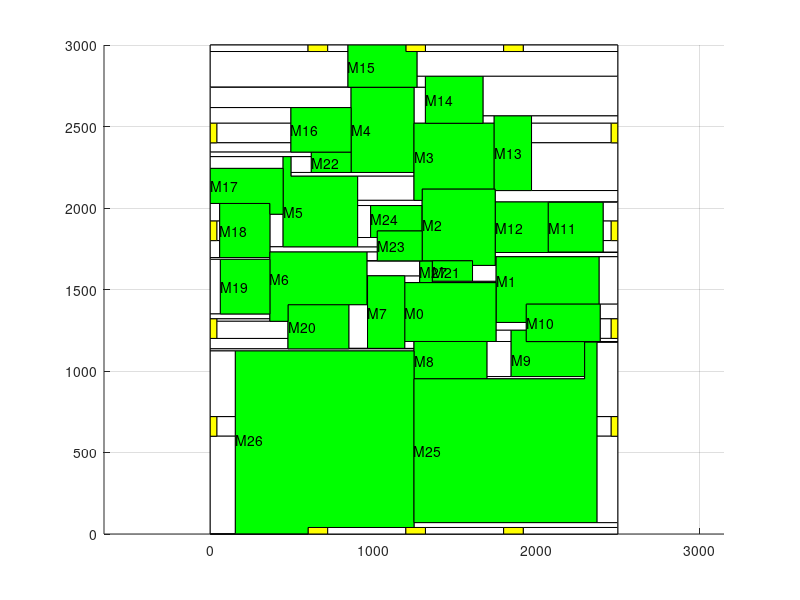

This figure's MATLAB source:
axis equal;
hold on;
grid on;
block_x=[0 0 2500 2500 0];
block_y=[0 3000 3000 0 0];
fill(block_x, block_y, 'c');
block_x=[0 0 600 600 0];
block_y=[2960 3000 3000 2960 2960];
fill(block_x, block_y, 'w');
block_x=[720 720 845 845 720];
block_y=[2960 3000 3000 2960 2960];
fill(block_x, block_y, 'w');
block_x=[1320 1320 1800 1800 1320];
block_y=[2960 3000 3000 2960 2960];
fill(block_x, block_y, 'w');
block_x=[1920 1920 2500 2500 1920];
block_y=[2960 3000 3000 2960 2960];
fill(block_x, block_y, 'w');
block_x=[0 0 845 845 0];
block_y=[2741 2960 2960 2741 2741];
fill(block_x, block_y, 'w');
block_x=[1268 1268 2500 2500 1268];
block_y=[2808 2960 2960 2808 2808];
fill(block_x, block_y, 'w');
block_x=[0 0 1320 1320 0];
block_y=[2740 2741 2741 2740 2740];
fill(block_x, block_y, 'w');
block_x=[1673 1673 2500 2500 1673];
block_y=[2565 2808 2808 2565 2565];
fill(block_x, block_y, 'w');
block_x=[1268 1268 1320 1320 1268];
block_y=[2741 2808 2808 2741 2741];
fill(block_x, block_y, 'w');
block_x=[0 0 864 864 0];
block_y=[2616 2740 2740 2616 2616];
fill(block_x, block_y, 'w');
block_x=[1250 1250 1320 1320 1250];
block_y=[2520 2740 2740 2520 2520];
fill(block_x, block_y, 'w');
block_x=[1673 1673 1742 1742 1673];
block_y=[2520 2565 2565 2520 2520];
fill(block_x, block_y, 'w');
block_x=[1971 1971 2500 2500 1971];
block_y=[2520 2565 2565 2520 2520];
fill(block_x, block_y, 'w');
block_x=[0 0 495 495 0];
block_y=[2520 2616 2616 2520 2520];
fill(block_x, block_y, 'w');
block_x=[1971 1971 2460 2460 1971];
block_y=[2400 2520 2520 2400 2400];
fill(block_x, block_y, 'w');
block_x=[40 40 495 495 40];
block_y=[2400 2520 2520 2400 2400];
fill(block_x, block_y, 'w');
block_x=[0 0 495 495 0];
block_y=[2343 2400 2400 2343 2343];
fill(block_x, block_y, 'w');
block_x=[0 0 620 620 0];
block_y=[2315 2343 2343 2315 2315];
fill(block_x, block_y, 'w');
block_x=[0 0 447 447 0];
block_y=[2243 2315 2315 2243 2243];
fill(block_x, block_y, 'w');
block_x=[495 495 620 620 495];
block_y=[2218 2315 2315 2218 2218];
fill(block_x, block_y, 'w');
block_x=[495 495 1250 1250 495];
block_y=[2195 2218 2218 2195 2195];
fill(block_x, block_y, 'w');
block_x=[0 0 58 58 0];
block_y=[1920 2028 2028 1920 1920];
fill(block_x, block_y, 'w');
block_x=[904 904 1250 1250 904];
block_y=[2047 2195 2195 2047 2047];
fill(block_x, block_y, 'w');
block_x=[1971 1971 2500 2500 1971];
block_y=[2107 2400 2400 2107 2107];
fill(block_x, block_y, 'w');
block_x=[40 40 58 58 40];
block_y=[1800 1920 1920 1800 1800];
fill(block_x, block_y, 'w');
block_x=[366 366 447 447 366];
block_y=[1762 1962 1962 1762 1762];
fill(block_x, block_y, 'w');
block_x=[904 904 1300 1300 904];
block_y=[2015 2047 2047 2015 2015];
fill(block_x, block_y, 'w');
block_x=[1748 1748 2500 2500 1748];
block_y=[2037 2107 2107 2037 2037];
fill(block_x, block_y, 'w');
block_x=[0 0 58 58 0];
block_y=[1696 1800 1800 1696 1696];
fill(block_x, block_y, 'w');
block_x=[366 366 1025 1025 366];
block_y=[1730 1762 1762 1730 1730];
fill(block_x, block_y, 'w');
block_x=[904 904 984 984 904];
block_y=[1819 2015 2015 1819 1819];
fill(block_x, block_y, 'w');
block_x=[1298 1298 1300 1300 1298];
block_y=[1859 2015 2015 1859 1859];
fill(block_x, block_y, 'w');
block_x=[2074 2074 2500 2500 2074];
block_y=[2035 2037 2037 2035 2035];
fill(block_x, block_y, 'w');
block_x=[0 0 366 366 0];
block_y=[1685 1696 1696 1685 1685];
fill(block_x, block_y, 'w');
block_x=[961 961 1025 1025 961];
block_y=[1676 1730 1730 1676 1676];
fill(block_x, block_y, 'w');
block_x=[904 904 1025 1025 904];
block_y=[1762 1819 1819 1762 1762];
fill(block_x, block_y, 'w');
block_x=[1748 1748 2500 2500 1748];
block_y=[1701 1727 1727 1701 1701];
fill(block_x, block_y, 'w');
block_x=[2410 2410 2500 2500 2410];
block_y=[1920 2035 2035 1920 1920];
fill(block_x, block_y, 'w');
block_x=[0 0 62 62 0];
block_y=[1350 1685 1685 1350 1350];
fill(block_x, block_y, 'w');
block_x=[961 961 1362 1362 961];
block_y=[1674 1676 1676 1674 1674];
fill(block_x, block_y, 'w');
block_x=[1748 1748 1754 1754 1748];
block_y=[1648 1701 1701 1648 1648];
fill(block_x, block_y, 'w');
block_x=[2385 2385 2500 2500 2385];
block_y=[1410 1701 1701 1410 1410];
fill(block_x, block_y, 'w');
block_x=[2074 2074 2500 2500 2074];
block_y=[1727 1730 1730 1727 1727];
fill(block_x, block_y, 'w');
block_x=[2410 2410 2460 2460 2410];
block_y=[1800 1920 1920 1800 1800];
fill(block_x, block_y, 'w');
block_x=[0 0 366 366 0];
block_y=[1320 1350 1350 1320 1320];
fill(block_x, block_y, 'w');
block_x=[850 850 965 965 850];
block_y=[1139 1407 1407 1139 1139];
fill(block_x, block_y, 'w');
block_x=[1193 1193 1285 1285 1193];
block_y=[1543 1584 1584 1543 1543];
fill(block_x, block_y, 'w');
block_x=[961 961 1285 1285 961];
block_y=[1584 1674 1674 1584 1584];
fill(block_x, block_y, 'w');
block_x=[1362 1362 1754 1754 1362];
block_y=[1543 1551 1551 1543 1543];
fill(block_x, block_y, 'w');
block_x=[1609 1609 1754 1754 1609];
block_y=[1551 1648 1648 1551 1551];
fill(block_x, block_y, 'w');
block_x=[2392 2392 2500 2500 2392];
block_y=[1320 1410 1410 1320 1320];
fill(block_x, block_y, 'w');
block_x=[2410 2410 2500 2500 2410];
block_y=[1730 1800 1800 1730 1730];
fill(block_x, block_y, 'w');
block_x=[40 40 366 366 40];
block_y=[1305 1320 1320 1305 1305];
fill(block_x, block_y, 'w');
block_x=[850 850 1250 1250 850];
block_y=[1136 1139 1139 1136 1136];
fill(block_x, block_y, 'w');
block_x=[1697 1697 1846 1846 1697];
block_y=[966 1181 1181 966 966];
fill(block_x, block_y, 'w');
block_x=[1193 1193 1754 1754 1193];
block_y=[1542 1543 1543 1542 1542];
fill(block_x, block_y, 'w');
block_x=[961 961 965 965 961];
block_y=[1407 1584 1584 1407 1407];
fill(block_x, block_y, 'w');
block_x=[1939 1939 2500 2500 1939];
block_y=[1180 1181 1181 1180 1180];
fill(block_x, block_y, 'w');
block_x=[2392 2392 2460 2460 2392];
block_y=[1200 1320 1320 1200 1200];
fill(block_x, block_y, 'w');
block_x=[0 0 477 477 0];
block_y=[1136 1200 1200 1136 1136];
fill(block_x, block_y, 'w');
block_x=[40 40 477 477 40];
block_y=[1200 1305 1305 1200 1200];
fill(block_x, block_y, 'w');
block_x=[2372 2372 2500 2500 2372];
block_y=[720 1177 1177 720 720];
fill(block_x, block_y, 'w');
block_x=[1697 1697 2297 2297 1697];
block_y=[952 966 966 952 952];
fill(block_x, block_y, 'w');
block_x=[2297 2297 2500 2500 2297];
block_y=[1177 1180 1180 1177 1177];
fill(block_x, block_y, 'w');
block_x=[1753 1753 1754 1754 1753];
block_y=[1298 1542 1542 1298 1298];
fill(block_x, block_y, 'w');
block_x=[2392 2392 2500 2500 2392];
block_y=[1181 1200 1200 1181 1181];
fill(block_x, block_y, 'w');
block_x=[0 0 1250 1250 0];
block_y=[1123 1136 1136 1123 1123];
fill(block_x, block_y, 'w');
block_x=[1250 1250 2500 2500 1250];
block_y=[40 70 70 40 40];
fill(block_x, block_y, 'w');
block_x=[2372 2372 2460 2460 2372];
block_y=[600 720 720 600 600];
fill(block_x, block_y, 'w');
block_x=[1193 1193 1250 1250 1193];
block_y=[1139 1181 1181 1139 1139];
fill(block_x, block_y, 'w');
block_x=[1753 1753 1939 1939 1753];
block_y=[1250 1298 1298 1250 1250];
fill(block_x, block_y, 'w');
block_x=[0 0 154 154 0];
block_y=[720 1123 1123 720 720];
fill(block_x, block_y, 'w');
block_x=[2372 2372 2500 2500 2372];
block_y=[70 600 600 70 70];
fill(block_x, block_y, 'w');
block_x=[1753 1753 1846 1846 1753];
block_y=[1181 1250 1250 1181 1181];
fill(block_x, block_y, 'w');
block_x=[40 40 154 154 40];
block_y=[600 720 720 600 600];
fill(block_x, block_y, 'w');
block_x=[720 720 1200 1200 720];
block_y=[0 40 40 0 0];
fill(block_x, block_y, 'w');
block_x=[1320 1320 1800 1800 1320];
block_y=[0 40 40 0 0];
fill(block_x, block_y, 'w');
block_x=[1920 1920 2500 2500 1920];
block_y=[0 40 40 0 0];
fill(block_x, block_y, 'w');
block_x=[0 0 154 154 0];
block_y=[1 600 600 1 1];
fill(block_x, block_y, 'w');
block_x=[0 0 600 600 0];
block_y=[0 1 1 0 0];
fill(block_x, block_y, 'w');
block_x=[600 600 720 720 600];
block_y=[0 40 40 0 0];
fill(block_x, block_y, 'y');
block_x=[1200 1200 1320 1320 1200];
block_y=[0 40 40 0 0];
fill(block_x, block_y, 'y');
block_x=[1800 1800 1920 1920 1800];
block_y=[0 40 40 0 0];
fill(block_x, block_y, 'y');
block_x=[2460 2460 2500 2500 2460];
block_y=[600 720 720 600 600];
fill(block_x, block_y, 'y');
block_x=[2460 2460 2500 2500 2460];
block_y=[1200 1320 1320 1200 1200];
fill(block_x, block_y, 'y');
block_x=[2460 2460 2500 2500 2460];
block_y=[1800 1920 1920 1800 1800];
fill(block_x, block_y, 'y');
block_x=[2460 2460 2500 2500 2460];
block_y=[2400 2520 2520 2400 2400];
fill(block_x, block_y, 'y');
block_x=[1800 1800 1920 1920 1800];
block_y=[2960 3000 3000 2960 2960];
fill(block_x, block_y, 'y');
block_x=[1200 1200 1320 1320 1200];
block_y=[2960 3000 3000 2960 2960];
fill(block_x, block_y, 'y');
block_x=[600 600 720 720 600];
block_y=[2960 3000 3000 2960 2960];
fill(block_x, block_y, 'y');
block_x=[0 0 40 40 0];
block_y=[2400 2520 2520 2400 2400];
fill(block_x, block_y, 'y');
block_x=[0 0 40 40 0];
block_y=[1800 1920 1920 1800 1800];
fill(block_x, block_y, 'y');
block_x=[0 0 40 40 0];
block_y=[1200 1320 1320 1200 1200];
fill(block_x, block_y, 'y');
block_x=[0 0 40 40 0];
block_y=[600 720 720 600 600];
fill(block_x, block_y, 'y');
block_x=[58 58 366 366 58];
block_y=[1696 2028 2028 1696 1696];
fill(block_x, block_y, 'g');
text(58,1862,'M18')
block_x=[447 447 495 495 904 904 447];
block_y=[1762 2315 2315 2195 2195 1762 1762];
fill(block_x, block_y, 'g');
text(447,1978,'M5')
block_x=[0 0 447 447 366 366 0];
block_y=[2028 2243 2243 1962 1962 2028 2028];
fill(block_x, block_y, 'g');
text(0,2135,'M17')
block_x=[1748 1748 2074 2074 1748];
block_y=[1727 2037 2037 1727 1727];
fill(block_x, block_y, 'g');
text(1748,1882,'M12')
block_x=[1300 1300 1748 1748 1609 1609 1300];
block_y=[1676 2117 2117 1648 1648 1676 1676];
fill(block_x, block_y, 'g');
text(1300,1896,'M2')
block_x=[2074 2074 2410 2410 2074];
block_y=[1730 2035 2035 1730 1730];
fill(block_x, block_y, 'g');
text(2074,1882,'M11')
block_x=[1846 1846 1939 1939 2297 2297 1846];
block_y=[966 1250 1250 1180 1180 966 966];
fill(block_x, block_y, 'g');
text(1846,1073,'M9')
block_x=[1754 1754 2385 2385 1939 1939 1754];
block_y=[1298 1701 1701 1410 1410 1298 1298];
fill(block_x, block_y, 'g');
text(1754,1555,'M1')
block_x=[1362 1362 1609 1609 1362];
block_y=[1551 1676 1676 1551 1551];
fill(block_x, block_y, 'g');
text(1362,1613,'M21')
block_x=[1193 1193 1753 1753 1193];
block_y=[1181 1542 1542 1181 1181];
fill(block_x, block_y, 'g');
text(1193,1361,'M0')
block_x=[1250 1250 1697 1697 1250];
block_y=[952 1181 1181 952 952];
fill(block_x, block_y, 'g');
text(1250,1066,'M8')
block_x=[864 864 1250 1250 864];
block_y=[2218 2740 2740 2218 2218];
fill(block_x, block_y, 'g');
text(864,2479,'M4')
block_x=[620 620 864 864 620];
block_y=[2218 2343 2343 2218 2218];
fill(block_x, block_y, 'g');
text(620,2280,'M22')
block_x=[965 965 1193 1193 965];
block_y=[1139 1584 1584 1139 1139];
fill(block_x, block_y, 'g');
text(965,1361,'M7')
block_x=[845 845 1200 1200 1268 1268 845];
block_y=[2741 3000 3000 2960 2960 2741 2741];
fill(block_x, block_y, 'g');
text(845,2870,'M15')
block_x=[1285 1285 1362 1362 1285];
block_y=[1543 1674 1674 1543 1543];
fill(block_x, block_y, 'g');
text(1285,1608,'M27')
block_x=[984 984 1298 1298 1025 1025 984];
block_y=[1819 2015 2015 1859 1859 1819 1819];
fill(block_x, block_y, 'g');
text(984,1937,'M24')
block_x=[1250 1250 1742 1742 1300 1300 1250];
block_y=[2047 2520 2520 2117 2117 2047 2047];
fill(block_x, block_y, 'g');
text(1250,2318,'M3')
block_x=[154 154 1250 1250 600 600 154];
block_y=[1 1123 1123 40 40 1 1];
fill(block_x, block_y, 'g');
text(154,581,'M26')
block_x=[1250 1250 2297 2297 2372 2372 1250];
block_y=[70 952 952 1177 1177 70 70];
fill(block_x, block_y, 'g');
text(1250,511,'M25')
block_x=[1939 1939 2392 2392 1939];
block_y=[1181 1410 1410 1181 1181];
fill(block_x, block_y, 'g');
text(1939,1295,'M10')
block_x=[477 477 850 850 477];
block_y=[1136 1407 1407 1136 1136];
fill(block_x, block_y, 'g');
text(477,1271,'M20')
block_x=[366 366 961 961 477 477 366];
block_y=[1305 1730 1730 1407 1407 1305 1305];
fill(block_x, block_y, 'g');
text(366,1568,'M6')
block_x=[62 62 366 366 62];
block_y=[1350 1685 1685 1350 1350];
fill(block_x, block_y, 'g');
text(62,1517,'M19')
block_x=[495 495 864 864 495];
block_y=[2343 2616 2616 2343 2343];
fill(block_x, block_y, 'g');
text(495,2479,'M16')
block_x=[1025 1025 1300 1300 1025];
block_y=[1676 1859 1859 1676 1676];
fill(block_x, block_y, 'g');
text(1025,1767,'M23')
block_x=[1320 1320 1673 1673 1320];
block_y=[2520 2808 2808 2520 2520];
fill(block_x, block_y, 'g');
text(1320,2664,'M14')
block_x=[1742 1742 1971 1971 1748 1748 1742];
block_y=[2117 2565 2565 2107 2107 2117 2117];
fill(block_x, block_y, 'g');
text(1742,2341,'M13')
